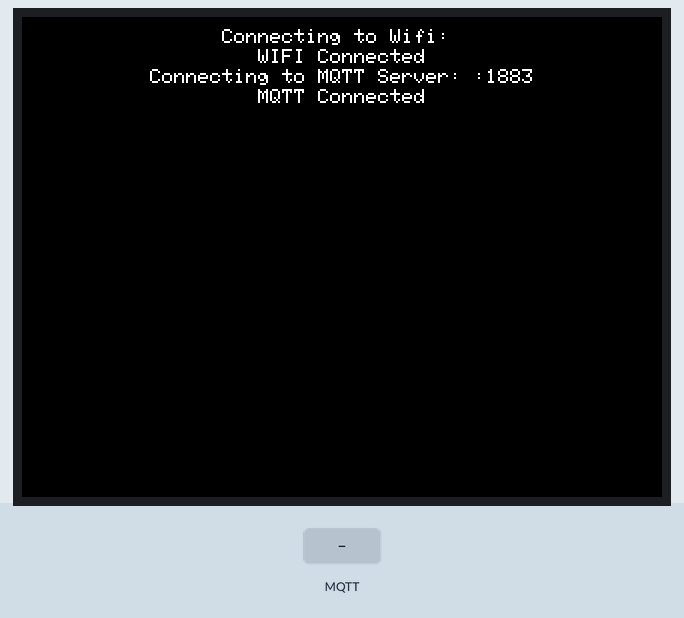
The sketch below on a simulated ESP32. Parts: 320×240 colour display. The test bench sets the inputs (shaded band). WiFi joins after 1.5 s; servers stay silent unless stated; the local clock reads 2024-03-15 10:24:30 at power-on unless the sketch sets it; no MQTT or app messages arrive unless stated; what the sketch prints to the serial monitor is not drawn.

Above: at 2.9 s.
3.0 s: MQTT message "5" arrives on the first subscribed topic
At 3.5 s:
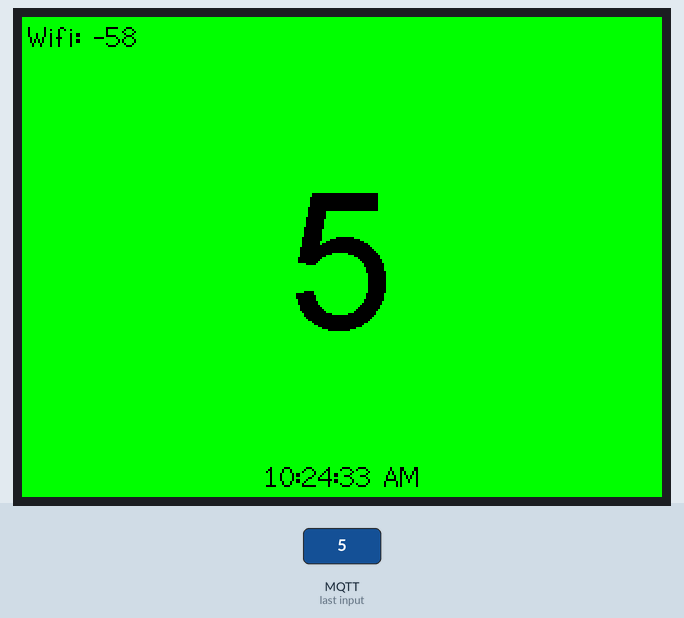
4.5 s: MQTT message "90" arrives on the first subscribed topic
At 5.7 s:
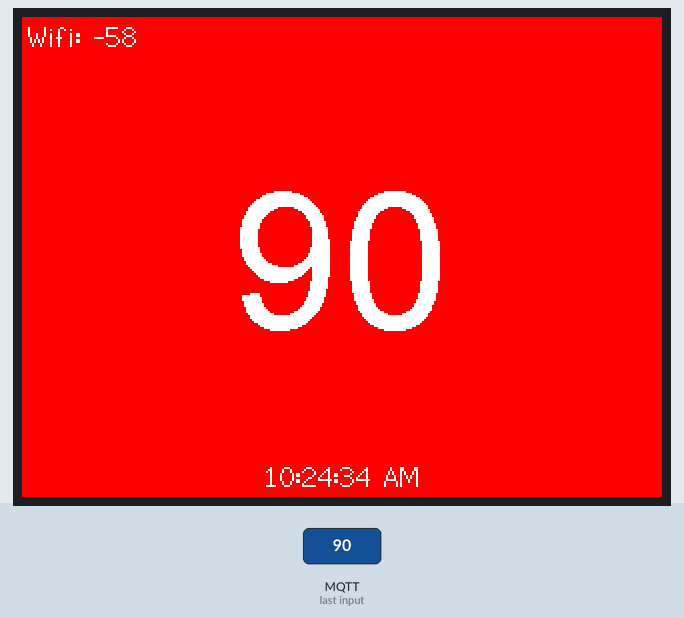
6.0 s: MQTT message "on" arrives on the first subscribed topic
At 7.0 s:
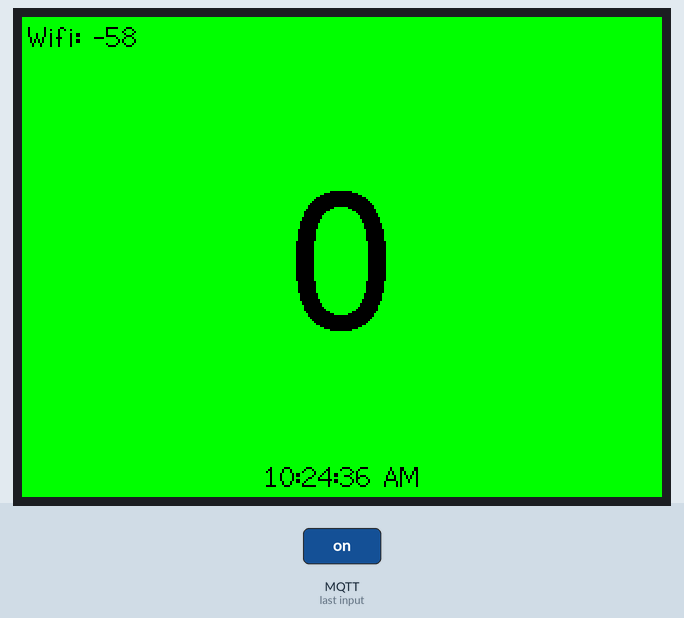
7.5 s: MQTT message "off" arrives on the first subscribed topic
Timing chart, 0 to 10.0 s (numbered marks = the images above; inputs shaded):
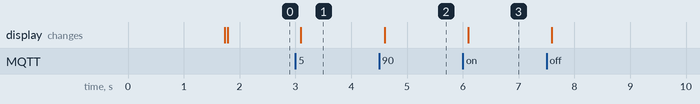

Measured:
- after the input at 3.0 s, the display: changes after 0.09 s (image 1)
- after the input at 4.5 s, the display: changes after 0.10 s (image 2)
- after the input at 6.0 s, the display: changes after 0.09 s (image 3)

The sketch:

CYDTrafficLightMQTT.ino
```cpp
#include <WiFi.h>
#include <PubSubClient.h>
#include <TFT_eSPI.h>
#include "time.h"
#include "secrets.h"


// MQTT Broker
const char *mqtt_broker = MQTT_SERVER;
const char *mqtt_username = MQTT_USERNAME;
const char *mqtt_password = MQTT_PASSWORD;
const int mqtt_port = 1883;
const char *topic = "CYDTrafficLight";
long lastReconnectAttempt = 0;

//Time Management
const char* ntpServer = "pool.ntp.org";
const long  gmtOffset_sec = -21600;
const int   daylightOffset_sec = 3600;
char clocktime[12];
int count = 0;

// TFT Setup
int x = 0;
int y = 0;
uint32_t background_color = TFT_BLACK;
uint32_t text_color = TFT_WHITE;


WiFiClient wifi_client;
PubSubClient mqtt_client(wifi_client);
TFT_eSPI tft = TFT_eSPI();

unsigned long update_timer = millis();


void tft_logging(String message) {
  tft.setTextDatum(MC_DATUM);
  x = tft.width() / 2;
  y = y + 10;
  tft.drawString(message.c_str(),x,y,1);
}

void display_wifi(){
// Displays Wifi RSSI in the top corner
  String wifi = "Wifi: ";
  wifi = wifi + WiFi.RSSI();
  Serial.print("Wifi RSSI: ");
  Serial.println(WiFi.RSSI());
  tft.drawString(wifi,30,10,2);
}
void display_time(){
// Displays Time in the bottom center of screen
  update_local_time();
  tft.drawString(clocktime,tft.width()/2,tft.height()-10,2);
}
void display_count(){
// For troubleshooting, this will display the total number
// of MQTT updates
    tft.setTextDatum(MR_DATUM);
    tft.drawNumber(count,tft.width()-10, tft.height()-10,2);
    tft.setTextDatum(MC_DATUM);
}

void error_screen(){
  // If no MQTT update occurs in 10 minutes, set color to Purple
  update_timer = millis();
  x = tft.width() / 2;
  y = tft.height() /2;
  tft.setTextDatum(MC_DATUM);

  background_color = TFT_PURPLE;
  text_color = TFT_WHITE;

  tft.fillScreen(background_color);
  tft.setTextColor(text_color, background_color);
  tft.drawNumber(0,x,y,8);

  display_time();
}

void display_traffic(String message){
// Recieve Drive Time from MQTT as a String, convert
  count++;
  int drive_time = message.toInt();
  Serial.print("display_traffic string recieved (converted to int): ");
  Serial.println(drive_time);

  x = tft.width() / 2;
  y = tft.height() /2;
  tft.setTextDatum(MC_DATUM);

  if(drive_time <= 25){
    background_color = TFT_GREEN;
    text_color = TFT_BLACK;
  }
  else if(drive_time > 25 && drive_time <= 30){
    background_color = TFT_ORANGE;
    text_color = TFT_BLACK;
  }
  else if(drive_time > 30){
    background_color = TFT_RED;
    text_color = TFT_WHITE;
  }
  else {
    background_color = TFT_PURPLE;
    text_color = TFT_WHITE;
  }

  tft.fillScreen(background_color);
  tft.setTextColor(text_color, background_color);
  tft.drawNumber(drive_time,x,y,8);

  display_time();
  display_wifi();
  //display_count();
}


void update_local_time(){
  struct tm timeinfo;
  if(!getLocalTime(&timeinfo)){
    Serial.println("Failed to obtain time");
  }
  strftime(clocktime,12, "%r", &timeinfo);
  Serial.print("Current Time Stamp: ");
  Serial.println(clocktime);
}

void setup() {

  tft.init();
  tft.setRotation(1); //This is the display in landscape
  tft.fillScreen(background_color);
  tft.setTextColor(text_color, background_color);
  tft.setTextDatum(MC_DATUM);

  Serial.begin(115200);
  Serial.print("Connecting to WiFi..");
  WiFi.begin(WIFI_SSID, WIFI_PASSWORD);
  String log_message = "Connecting to Wifi: ";
  log_message = String(log_message + WIFI_SSID);
  tft_logging(log_message);

  while (WiFi.status() != WL_CONNECTED) {
      delay(500);
      Serial.print(".");
    }
    Serial.print("\nConnected to the Wi-Fi network ");
    log_message = "WIFI Connected";
    tft_logging(log_message);
    Serial.println(WIFI_SSID);

    mqtt_client.setServer(mqtt_broker, mqtt_port);
    mqtt_client.setCallback(callback);
    log_message = "Connecting to MQTT Server: ";
    log_message = String(log_message + MQTT_SERVER + ":" + mqtt_port);
    tft_logging(log_message);

    while (!mqtt_client.connected()) {
        String mqtt_client_id = "CYDTrafficLight-";
        mqtt_client_id += String(WiFi.macAddress());
        if (mqtt_client.connect(mqtt_client_id.c_str(), mqtt_username, mqtt_password)) {
            Serial.printf("MQTT client %s connectected to %s\n", mqtt_client_id.c_str(), mqtt_broker);
            log_message = "MQTT Connected";
            tft_logging(log_message);
        } else {
            Serial.print("Failed to connect to MQTT Broker with state: ");
            Serial.print(mqtt_client.state());
            delay(2000);
        }
    }
    // Publish and subscribe
    mqtt_client.publish(topic, "CYD TrafficLight Online");
    mqtt_client.subscribe(topic);
    configTime(gmtOffset_sec, daylightOffset_sec, ntpServer);
    update_local_time();
}

void callback(char *topic, byte *payload, unsigned int length) {
    String inString = "";
    Serial.print("Message arrived in topic: ");
    Serial.println(topic);
    Serial.print("Message: ");

    for (int i = 0; i < length; i++) {
        Serial.print((char) payload[i]);
        int inChar = payload[i];
        if (isDigit(inChar)) {
          // convert the incoming byte to a char and add it to the string:
          inString += (char)inChar;
        }
    }
    Serial.println("");
    Serial.print("Extracted String: ");
    Serial.println(inString);
    display_traffic(inString);
    Serial.print("Resetting Update Timer from: ");
    Serial.println(update_timer);
    update_timer = millis();
    Serial.println();
    Serial.println("-----------------------");
}

boolean mqtt_reconnect() {
    while (!mqtt_client.connected()) {
        String mqtt_client_id = "CYDTrafficLight-";
        mqtt_client_id += String(WiFi.macAddress());
        if (mqtt_client.connect(mqtt_client_id.c_str(), mqtt_username, mqtt_password)) {
            Serial.printf("MQTT client %s connectected to %s\n", mqtt_client_id.c_str(), mqtt_broker);
        } else {
            Serial.print("Failed to connect to MQTT Broker with state: ");
            Serial.print(mqtt_client.state());
            delay(2000);
        }
    }
    mqtt_client.publish(topic, "CYD TrafficLight Reconnected");
    mqtt_client.subscribe(topic);
    return mqtt_client.connected();
}

void loop() {
  unsigned long last_update = (millis() - update_timer);
  if (last_update > 600000) {
    Serial.print("ERROR: Last Update Was ");
    Serial.print((last_update / 1000)/60);
    Serial.println(" minutes ago");
    error_screen();
  }
  if (!mqtt_client.connected()) {
    long now = millis();
    if (now - lastReconnectAttempt > 5000) {
      lastReconnectAttempt = now;
      // Attempt to reconnect
      if (mqtt_reconnect()) {
        lastReconnectAttempt = 0;
      }
    }
  }
  else {
    mqtt_client.loop();
  }
}
```

secrets.h
```cpp
#define WIFI_SSID ""
#define WIFI_PASSWORD ""
#define MQTT_SERVER ""
#define MQTT_USERNAME ""
#define MQTT_PASSWORD ""
```
